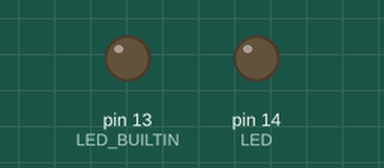
Simulated run of this sketch. Board: Arduino Uno, built with avr-gcc and run on an emulated ATmega328P. Shown: output pins drawn as LEDs (lit = HIGH).

Above: at 0.5 s.
At 5.0 s:
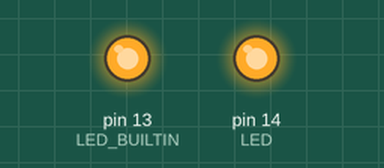
Timing chart, 0 to 6.9 s (numbered marks = the images above):
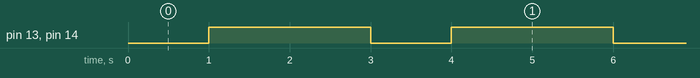

The sketch:

Blink-2LED.ino
```cpp
#define LED 14

void setup() {

  pinMode(LED_BUILTIN, OUTPUT);
  pinMode(LED, OUTPUT);

}


void loop() {

  digitalWrite(LED_BUILTIN, LOW);
  digitalWrite(LED, LOW);

  delay(1000);

  digitalWrite(LED_BUILTIN, HIGH);
  digitalWrite(LED, HIGH);

  delay(2000);
}
```

Measured:
- by itself, pin 13 (LED_BUILTIN), pin 14 (LED): alternates HIGH for 2.0 s and LOW for 1.0 s
